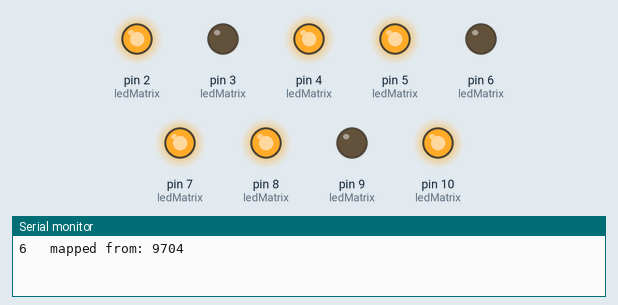
Simulated run of this sketch. Board: Arduino Uno, built with avr-gcc and run on an emulated ATmega328P. Parts: output pins drawn as LEDs (lit = HIGH), the last lines printed to the serial monitor. Random numbers use the default seed unless the sketch sets one.

Above: at 0.1 s.
At 4.1 s:
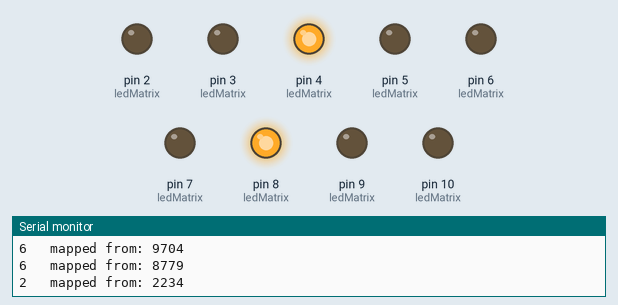
At 6.1 s:
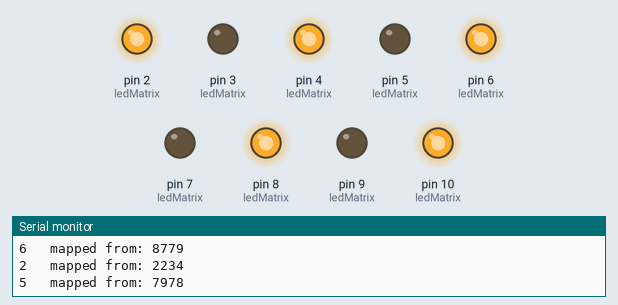
At 10.1 s:
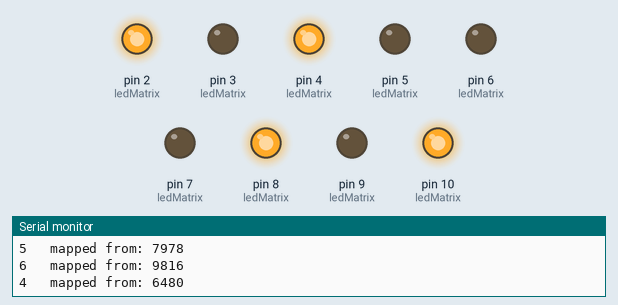
At 20.1 s:
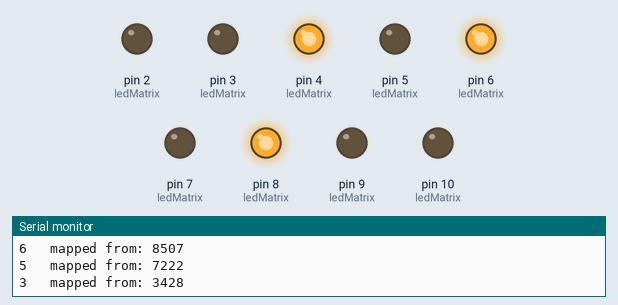
At 39.1 s:
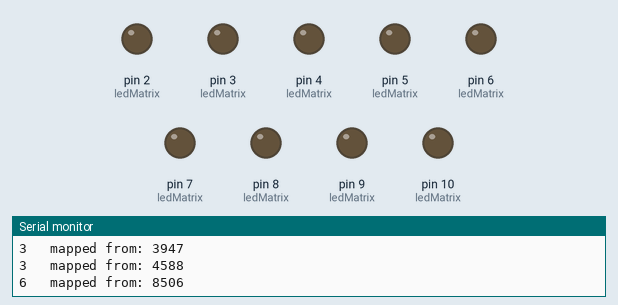
Timing chart, 0 to 40.0 s (numbered marks = the images above):
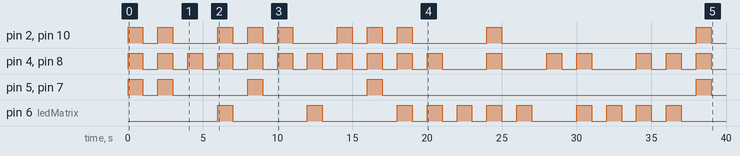

Measured:
- by itself, pin 6 (ledMatrix): LOW → HIGH at 6.0 s, → LOW 1.0 s later, → HIGH 5.0 s later, → LOW 1.0 s later, … (22 changes in this stretch)
- by itself, pin 4 (ledMatrix), pin 8 (ledMatrix): LOW → HIGH at 0.00 s, → LOW 1.0 s later, → HIGH 1.0 s later, → LOW 1.0 s later, … (34 changes in this stretch)
- by itself, pin 5 (ledMatrix), pin 7 (ledMatrix): LOW → HIGH at 0.00 s, → LOW 1.0 s later, → HIGH 1.0 s later, → LOW 1.0 s later, … (10 changes in this stretch)

The sketch:

Dice_Thrower_v2.ino
```cpp
//Dice Thrower v2
// in this version it will show the correct form of the pips on the dice

// give dNum the max number of pips you want on your dice
const int dNum = 6; //as in d8 or d6 or d4 CAN'T BE HIGHER THAN 9!

const int ROW_COUNT = 3;
const int COL_COUNT = 3;
int ledMatrix[ROW_COUNT][COL_COUNT] =
{
  {2, 3, 4},
  {5, 6, 7},
  {8, 9, 10}
};

/*  show & tell of array addresses
      {[0][0], [0][1], [0][2]},

      {[1][0], [1][1], [1][2]},

      {[2][0], [2][1], [2][2]}
*/


void setup()
{
  for (int i = 0; i < 3; i++)
  {
    for (int j = 0; j < 3; j++)
    {
      pinMode(ledMatrix[i][j], OUTPUT);
    }
  }
  Serial.begin(9600);
  randomSeed(analogRead(A0));
  Serial.println(); //for random() checking reasons
}


void loop()
{
  int num;
  int mapChange;
  int thouNum = dNum * 1000;
  num = random(thouNum + thouNum * 0.66);
  mapChange = map(num, 1, thouNum + thouNum * 0.66, 1, dNum + 1);

  if (mapChange == 1)
    one();

  if (mapChange == 2)
    two();

  if (mapChange == 3)
    three();

  if (mapChange == 4)
    four();

  if (mapChange == 5)
    five();

  if (mapChange == 6)
    six();

  if (mapChange == 7)
    seven();

  if (mapChange == 8)
    eight();

  if (mapChange == 9)
    nine();

  Serial.print(mapChange);
  Serial.print("\t mapped from: ");
  Serial.println(num);
  delay(1000);
  allOff();
}

void ledOn(int x, int y) //x == rows, y == cols
{
  digitalWrite(ledMatrix[x][y], HIGH);
}

void one()
{
  ledOn(1, 1);
}

void two()
{
  ledOn(2, 0);
  ledOn(0, 2);
}

void three()
{
  ledOn(1, 1);
  ledOn(2, 0);
  ledOn(0, 2);
}

/*void four() //one of two ways to write four()
  {
  digitalWrite(ledMatrix[0][0], HIGH);
  digitalWrite(ledMatrix[2][0], HIGH);
  digitalWrite(ledMatrix[0][2], HIGH);
  digitalWrite(ledMatrix[2][2], HIGH);
  }*/

//different way of writing four()
void four()
{
  for (int row = 0; row < 3; row++)
  {
    if (row == 1) continue;

    ledOn(row, 0);
    //digitalWrite(ledMatrix[row][0], HIGH); //original code
    ledOn(row, 2);
    //digitalWrite(ledMatrix[row][2], HIGH); //original code
  }
}


void five()
{
  ledOn(0, 0);
  ledOn(2, 0);
  ledOn(0, 2);
  ledOn(2, 2);
  ledOn(1, 1);
}

void six()
{
  for (int row = 0; row < 3; row++)
  {
    ledOn(row, 0);
    ledOn(row, 2);
  }
}

void seven()
{
  for (int row = 0; row < 3; row++)
  {
    ledOn(row, 0);
    ledOn(row, 2);
  }
  ledOn(1, 1);
}

void eight()
{
  for (int row = 0; row < 3; row++)
  {
    ledOn(row, 0);
    ledOn(row, 2);
  }
  ledOn(0, 1);
  ledOn(2, 1);
}

/*void eight() //different way of writing eight()
  {
  for (int row = 0; row < 3; row++)
  {
    for (int col = 0; col < 3; col++)
    {
      if (col == 1 && row == 1) continue;

      digitalWrite(ledMatrix[row][col], HIGH);
    }
  }
  }*/

void nine()
{
  for (int row = 0; row < 3; row++)
  {
    for (int col = 0; col < 3; col++)
    {
      ledOn(row, col);
    }
  }
}

void allOff() //All LEDs off for 1 second
{
  for (int i = 0; i < 3; i++)
  {
    for (int j = 0; j < 3; j++)
    {
      digitalWrite(ledMatrix[i][j], LOW);
    }
  }
  delay(1000);
}

void allOn() //All LEDs on for 1 second
{
  for (int i = 0; i < 3; i++)
  {
    for (int j = 0; j < 3; j++)
    {
      digitalWrite(ledMatrix[i][j], HIGH);
    }
  }
  delay(1000);
}
```
